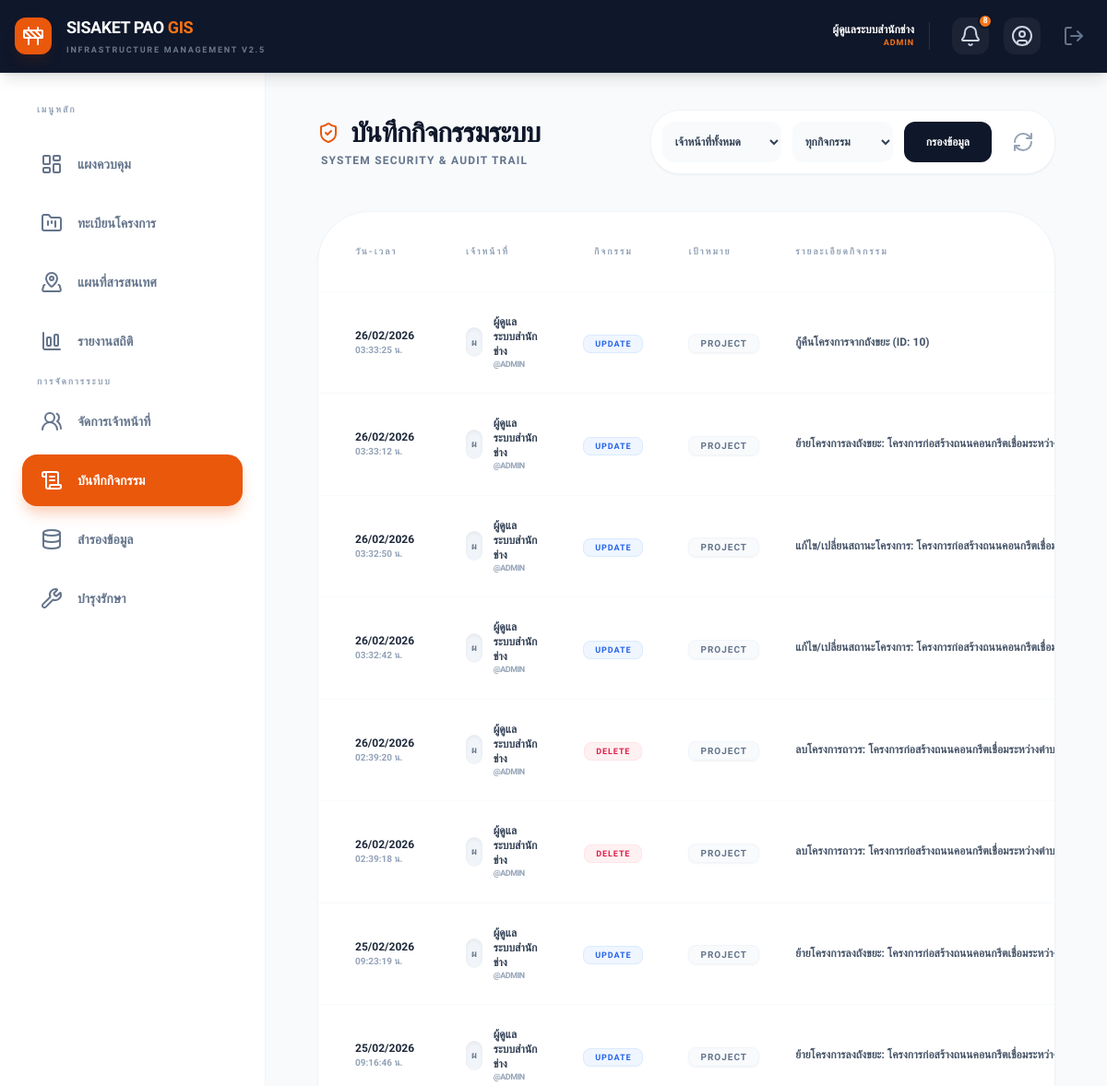
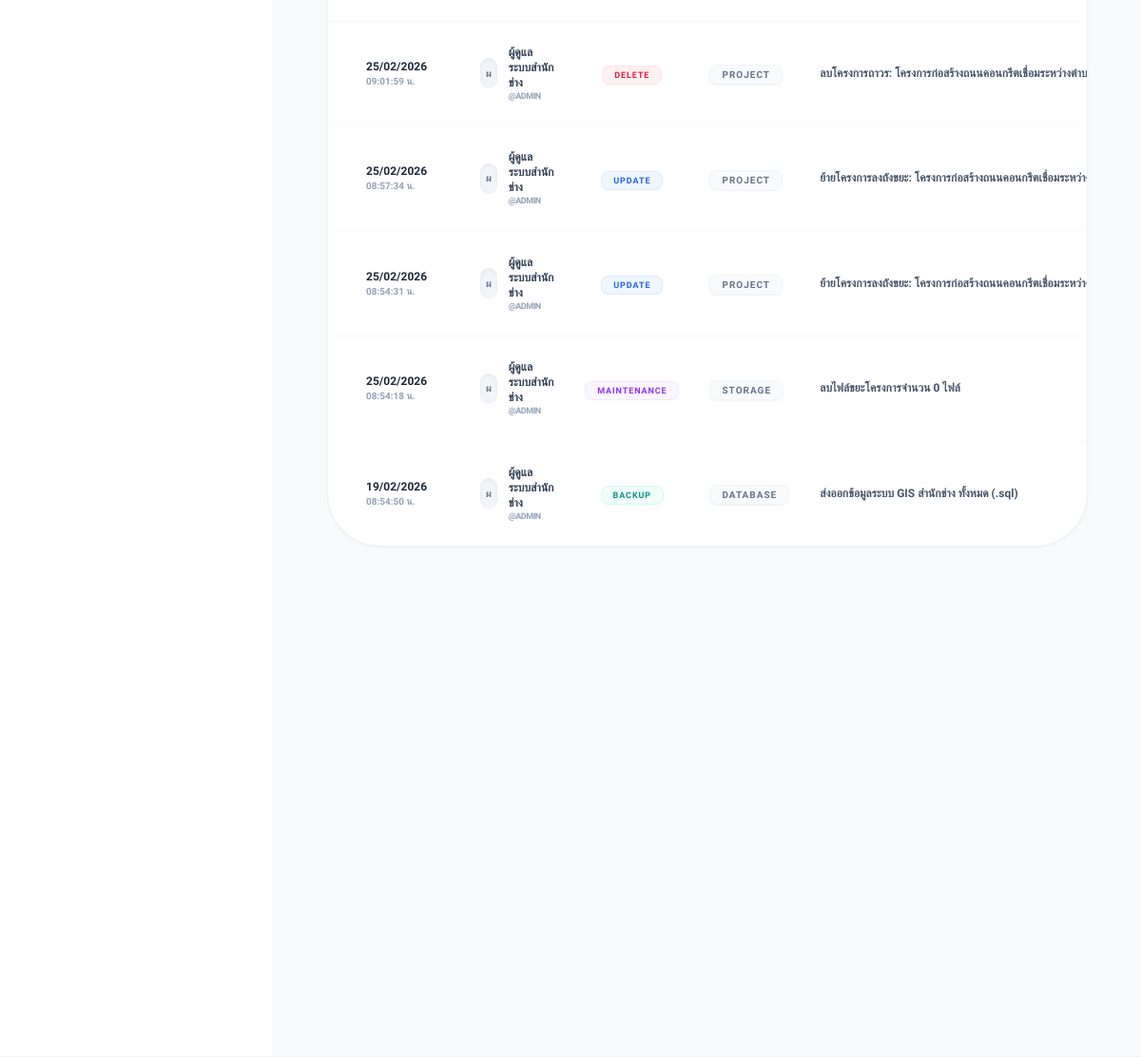
Page /activity_logs.php (signed in) on the committed database (2 pictures, top to bottom).
### tables this page shows
CREATE TABLE `activity_logs` (
  `id` int(11) NOT NULL,
  `user_id` int(11) NOT NULL,
  `action` varchar(100) NOT NULL,
  `target_type` varchar(50) DEFAULT NULL,
  `target_id` int(11) DEFAULT NULL,
  `details` text DEFAULT NULL,
  `ip_address` varchar(45) DEFAULT NULL,
  `created_at` timestamp NOT NULL DEFAULT current_timestamp()
);

CREATE TABLE `users` (
  `id` int(11) NOT NULL,
  `username` varchar(50) NOT NULL COMMENT 'ชื่อผู้ใช้งาน',
  `password` varchar(255) NOT NULL COMMENT 'รหัสผ่าน (Hash)',
  `full_name` varchar(100) NOT NULL COMMENT 'ชื่อ-นามสกุล',
  `position` varchar(100) DEFAULT NULL COMMENT 'ตำแหน่งงาน',
  `phone` varchar(20) DEFAULT NULL,
  `department` varchar(100) DEFAULT 'สำนักช่าง' COMMENT 'หน่วยงาน',
  `role` enum('admin','staff','viewer') DEFAULT 'staff' COMMENT 'ระดับสิทธิ์',
  `status` enum('active','inactive') DEFAULT 'active' COMMENT 'สถานะบัญชี',
  `last_login` datetime DEFAULT NULL COMMENT 'เข้าสู่ระบบล่าสุด',
  `created_at` timestamp NOT NULL DEFAULT current_timestamp()
);

### includes/functions.php (called while the page is built, shortened)
<?php
if (!function_exists('e')) {
    function e($string) {
        return htmlspecialchars($string ?? '', ENT_QUOTES, 'UTF-8');
    }
}
function get_unread_count($conn, $user_id) {
    $sql = "SELECT COUNT(id) as total FROM notifications
            WHERE (user_id = ? OR user_id IS NULL) AND is_read = 0";
    $stmt = $conn->prepare($sql);
    $stmt->bind_param("i", $user_id);
    $stmt->execute();
    $res = $stmt->get_result()->fetch_assoc();
    return $res['total'] ?? 0;
}
?>

### activity_logs.php (the view, shortened to what this page needs)
<?php
require_once 'config/db.php';
require_once 'includes/functions.php';
$where = "WHERE 1=1";
$sql = "SELECT l.*, u.full_name, u.username, u.role
        FROM activity_logs l
        JOIN users u ON l.user_id = u.id
        $where
        ORDER BY l.created_at DESC LIMIT 100";
$stmt = $conn->prepare($sql);
$stmt->execute();
$result = $stmt->get_result();
include 'includes/header.php';
?>
<div class="max-w-[1600px] mx-auto pb-20 animate-in fade-in duration-700 px-4">
    <div class="flex flex-col lg:flex-row justify-between items-start lg:items-center gap-6 mb-10">
        <div>
            <h2 class="text-3xl font-black text-slate-900 tracking-tight flex items-center gap-3">
                <i data-lucide="shield-check" class="text-orange-600"></i> บันทึกกิจกรรมระบบ
            </h2>
            <p class="text-slate-500 font-bold mt-1 uppercase tracking-widest text-xs ml-1">System Security & Audit Trail</p>
        </div>
        <form method="GET" class="flex flex-wrap gap-3 w-full lg:w-auto bg-white p-3 rounded-[2rem] shadow-sm border border-slate-100">
            <select name="user_id" class="p-2.5 bg-slate-50 border-none rounded-xl text-xs font-bold outline-none focus:ring-2 focus:ring-orange-500 text-slate-700">
                <option value="">เจ้าหน้าที่ทั้งหมด</option>
            </select>
            <select name="action" class="p-2.5 bg-slate-50 border-none rounded-xl text-xs font-bold outline-none focus:ring-2 focus:ring-orange-500 text-slate-700">
                <option value="">ทุกกิจกรรม</option>
            </select>
            <button type="submit" class="bg-slate-900 text-white px-6 py-2.5 rounded-xl font-black text-xs hover:bg-orange-600 transition-all">กรองข้อมูล</button>
            <a href="activity_logs.php" class="p-2.5 text-slate-400 hover:text-slate-600 transition-colors"><i data-lucide="refresh-cw" size="18"></i></a>
        </form>
    </div>
    <div class="bg-white rounded-[3.5rem] shadow-sm border border-slate-100 overflow-hidden">
        <div class="overflow-x-auto">
            <table class="w-full text-left border-collapse">
                <thead>
                    <tr class="text-[10px] font-black text-slate-400 uppercase tracking-[0.2em] border-b border-slate-50">
                        <th class="py-7 px-10">วัน-เวลา</th>
                        <th class="py-7 px-4">เจ้าหน้าที่</th>
                        <th class="py-7 px-4 text-center">กิจกรรม</th>
                        <th class="py-7 px-4">เป้าหมาย</th>
                        <th class="py-7 px-4">รายละเอียดกิจกรรม</th>
                    </tr>
                </thead>
                <tbody class="divide-y divide-slate-50">
                    <?php if ($result->num_rows > 0): ?>
                        <?php while($row = $result->fetch_assoc()):
                            $action_colors = [
                                'INSERT' => 'bg-emerald-50 text-emerald-600 border border-emerald-100',
                                'UPDATE' => 'bg-blue-50 text-blue-600 border border-blue-100',
                                'DELETE' => 'bg-rose-50 text-rose-600 border border-rose-100',
                                'LOGIN' => 'bg-orange-50 text-orange-600 border border-orange-100',
                                'MAINTENANCE' => 'bg-purple-50 text-purple-600 border border-purple-100',
                                'BACKUP' => 'bg-teal-50 text-teal-600 border border-teal-100'
                            ];
                            $a_color = $action_colors[$row['action']] ?? 'bg-slate-50 text-slate-600 border border-slate-200';
                        ?>
                        <tr class="hover:bg-slate-50/50 transition-colors group">
                            <td class="py-6 px-10">
                                <p class="text-xs font-black text-slate-800"><?= date('d/m/Y', strtotime($row['created_at'])) ?></p>
                                <p class="text-[10px] font-bold text-slate-400"><?= date('H:i:s', strtotime($row['created_at'])) ?> น.</p>
                            </td>
                            <td class="py-6 px-4">
                                <div class="flex items-center gap-3">
                                    <div class="w-8 h-8 rounded-full bg-slate-100 flex items-center justify-center text-[10px] font-black text-slate-500 shadow-inner">
                                        <?= mb_substr($row['full_name'], 0, 1, 'UTF-8') ?>
                                    </div>
                                    <div>
                                        <p class="text-xs font-black text-slate-700"><?= e($row['full_name']) ?></p>
                                        <p class="text-[9px] font-bold text-slate-400 uppercase tracking-tighter">@<?= e($row['username']) ?></p>
                                    </div>
                                </div>
                            </td>
                            <td class="py-6 px-4 text-center">
                                <span class="px-3 py-1 rounded-lg text-[9px] font-black uppercase tracking-widest <?= $a_color ?>">
                                    <?= $row['action'] ?>
                                </span>
                            </td>
                            <td class="py-6 px-4">
                                <span class="text-[10px] font-black text-slate-500 uppercase tracking-widest border border-slate-100 bg-slate-50 px-3 py-1 rounded-lg shadow-sm">
                                    <?= e($row['target_type'] ?: 'ระบบ') ?>
                                </span>
                            </td>
                            <td class="py-6 px-4">
                                <p class="text-xs font-bold text-slate-600 leading-relaxed max-w-xs truncate" title="<?= e($row['details']) ?>">
                                    <?= e($row['details']) ?>
                                </p>
                            </td>
                        </tr>
                        <?php endwhile; ?>
                    <?php endif; ?>
                </tbody>
            </table>
        </div>
    </div>
</div>
<?php include 'includes/footer.php'; ?>

### includes/header.php (shortened to what this page needs)
<?php
require_once 'config/db.php';
require_once 'includes/functions.php';
$current_page = basename($_SERVER['PHP_SELF']);
$user_id = $_SESSION['user_id'];
$unread_count = get_unread_count($conn, $user_id);
?>
<!DOCTYPE html>
<html lang="th">
<head>
    <script src="https://cdn.tailwindcss.com"></script>
    <link rel="stylesheet" href="https://unpkg.com/leaflet@1.9.4/dist/leaflet.css" />
</head>
<body class="bg-slate-50 text-slate-900">
    <header class="bg-slate-900 text-white shadow-lg p-4 sticky top-0 z-[1000] border-b border-white/5">
        <div class="flex justify-between items-center max-w-[1600px] mx-auto">
            <div class="flex items-center gap-4">
                <div class="bg-orange-600 p-2 rounded-xl text-white shadow-lg shadow-orange-900/20">
                    <i data-lucide="construction" size="24"></i>
                </div>
                <div>
                    <h1 class="text-sm md:text-lg font-black leading-none uppercase tracking-tight">SISAKET PAO <span class="text-orange-500">GIS</span></h1>
                    <p class="text-[9px] text-slate-400 mt-1 uppercase tracking-[0.2em] font-black opacity-70">Infrastructure Management v2.5</p>
                </div>
            </div>
            <div class="flex items-center gap-6">
                <div class="hidden md:flex flex-col text-right pr-4 border-r border-white/10">
                    <p class="text-xs font-black text-white"><?= e($_SESSION['full_name']) ?></p>
                    <p class="text-[9px] text-orange-500 font-black uppercase tracking-widest"><?= strtoupper($_SESSION['role']) ?></p>
                </div>
                <div class="flex items-center gap-4">
                    <a href="notifications.php" class="relative group p-2 bg-white/5 hover:bg-orange-600 rounded-xl transition-all" title="การแจ้งเตือน">
                        <i data-lucide="bell" size="20" class="text-slate-300 group-hover:text-white"></i>
                        <?php if($unread_count > 0): ?>
                            <span class="absolute -top-1 -right-1 w-4 h-4 bg-orange-500 text-white text-[9px] font-black flex items-center justify-center rounded-full border-2 border-slate-900"><?= $unread_count ?></span>
                        <?php endif; ?>
                    </a>
                    <a href="profile.php" class="p-2 bg-white/5 hover:bg-white/10 rounded-xl transition-all text-slate-300 hover:text-white" title="ข้อมูลส่วนตัว"><i data-lucide="user-circle" size="20"></i></a>
                    <a href="logout.php" class="p-2 text-slate-500 hover:text-red-500 transition-colors" title="ออกจากระบบ" onclick="return confirm('ยืนยันการออกจากระบบ?')"><i data-lucide="log-out" size="20"></i></a>
                </div>
            </div>
        </div>
    </header>
    <div class="flex max-w-[1600px] mx-auto w-full min-h-[calc(100vh-80px)]">
        <aside class="hidden lg:flex flex-col w-72 bg-white border-r border-slate-100 p-6 space-y-2 shrink-0 h-[calc(100vh-80px)] sticky top-[80px] overflow-y-auto">
            <p class="text-[10px] font-black text-slate-400 uppercase tracking-[0.2em] ml-4 mb-4 mt-2">เมนูหลัก</p>
            <a href="index.php" class="flex items-center gap-4 px-5 py-4 rounded-2xl font-bold text-sm transition-all <?= $current_page == 'index.php' ? 'nav-active' : 'text-slate-500 hover:bg-orange-50 hover:text-orange-600' ?>">
                <i data-lucide="layout-dashboard" size="18"></i> แผงควบคุม
            </a>
            <a href="projects.php" class="flex items-center gap-4 px-5 py-4 rounded-2xl font-bold text-sm transition-all <?= ($current_page == 'projects.php' || $current_page == 'view_project.php' || $current_page == 'edit_project.php' || $current_page == 'add_project.php') ? 'nav-active' : 'text-slate-500 hover:bg-orange-50 hover:text-orange-600' ?>">
                <i data-lucide="folder-kanban" size="18"></i> ทะเบียนโครงการ
            </a>
            <a href="map_full.php" class="flex items-center gap-4 px-5 py-4 rounded-2xl font-bold text-sm transition-all <?= $current_page == 'map_full.php' ? 'nav-active' : 'text-slate-500 hover:bg-orange-50 hover:text-orange-600' ?>">
                <i data-lucide="map-pinned" size="18"></i> แผนที่สารสนเทศ
            </a>
            <a href="reports.php" class="flex items-center gap-4 px-5 py-4 rounded-2xl font-bold text-sm transition-all <?= $current_page == 'reports.php' ? 'nav-active' : 'text-slate-500 hover:bg-orange-50 hover:text-orange-600' ?>">
                <i data-lucide="bar-chart-big" size="18"></i> รายงานสถิติ
            </a>
            <?php if($_SESSION['role'] === 'admin'): ?>
            <p class="text-[10px] font-black text-slate-400 uppercase tracking-[0.2em] ml-4 mb-4 mt-8">การจัดการระบบ</p>
            <a href="users.php" class="flex items-center gap-4 px-5 py-4 rounded-2xl font-bold text-sm transition-all <?= ($current_page == 'users.php' || $current_page == 'edit_user.php' || $current_page == 'add_user.php') ? 'nav-active' : 'text-slate-500 hover:bg-orange-50 hover:text-orange-600' ?>">
                <i data-lucide="users-2" size="18"></i> จัดการเจ้าหน้าที่
            </a>
            <a href="activity_logs.php" class="flex items-center gap-4 px-5 py-4 rounded-2xl font-bold text-sm transition-all <?= $current_page == 'activity_logs.php' ? 'nav-active' : 'text-slate-500 hover:bg-orange-50 hover:text-orange-600' ?>">
                <i data-lucide="scroll-text" size="18"></i> บันทึกกิจกรรม
            </a>
            <a href="backup.php" class="flex items-center gap-4 px-5 py-4 rounded-2xl font-bold text-sm transition-all <?= $current_page == 'backup.php' ? 'nav-active' : 'text-slate-500 hover:bg-orange-50 hover:text-orange-600' ?>">
                <i data-lucide="database" size="18"></i> สำรองข้อมูล
            </a>
            <a href="system_maintenance.php" class="flex items-center gap-4 px-5 py-4 rounded-2xl font-bold text-sm transition-all <?= $current_page == 'system_maintenance.php' ? 'nav-active' : 'text-slate-500 hover:bg-orange-50 hover:text-orange-600' ?>">
                <i data-lucide="wrench" size="18"></i> บำรุงรักษา
            </a>
            <?php endif; ?>
        </aside>
        <main class="flex-1 p-4 lg:p-10 overflow-x-hidden">

### includes/footer.php (shortened to what this page needs)
</main>
    </div>
</body>
</html>

### includes/header.php (style rules this page uses)
body { font-family: 'Sarabun', sans-serif; }
.nav-active { background: #ea580c; color: white !important; box-shadow: 0 10px 15px -3px rgba(234, 88, 12, 0.3); }

### rows in the picture
activity_logs: created_at "26/02/2026", created_at "03:33:25", user.full_name "ผ", user.full_name "ผู้ดูแลระบบสำนักช่าง", user.username "ADMIN", action "UPDATE", target_type "PROJECT", details "กู้คืนโครงการจากถังขยะ (ID: 10)"
activity_logs: created_at "26/02/2026", created_at "03:33:12", user.full_name "ผ", user.full_name "ผู้ดูแลระบบสำนักช่าง", user.username "ADMIN", action "UPDATE", target_type "PROJECT", details "ย้ายโครงการลงถังขยะ:…"
activity_logs: created_at "26/02/2026", created_at "03:32:50", user.full_name "ผ", user.full_name "ผู้ดูแลระบบสำนักช่าง", user.username "ADMIN", action "UPDATE", target_type "PROJECT", details "แก้ไข/เปลี่ยนสถานะโครงการ: โครงการก่อสร้างถนนคอนกรีตเชื่อมระหว่า…"
activity_logs: created_at "26/02/2026", created_at "03:32:42", user.full_name "ผ", user.full_name "ผู้ดูแลระบบสำนักช่าง", user.username "ADMIN", action "UPDATE", target_type "PROJECT", details "แก้ไข/เปลี่ยนสถานะโครงการ: โครงการก่อสร้างถนนคอนกรีตเชื่อมระหว่า…"
activity_logs: created_at "26/02/2026", created_at "02:39:20", user.full_name "ผ", user.full_name "ผู้ดูแลระบบสำนักช่าง", user.username "ADMIN", action "DELETE", target_type "PROJECT", details "ลบโครงการถาวร:…"
activity_logs: created_at "26/02/2026", created_at "02:39:18", user.full_name "ผ", user.full_name "ผู้ดูแลระบบสำนักช่าง", user.username "ADMIN", action "DELETE", target_type "PROJECT", details "ลบโครงการถาวร:…"
activity_logs: created_at "25/02/2026", created_at "09:23:19", user.full_name "ผ", user.full_name "ผู้ดูแลระบบสำนักช่าง", user.username "ADMIN", action "UPDATE", target_type "PROJECT", details "ย้ายโครงการลงถังขยะ:…"
activity_logs: created_at "25/02/2026", created_at "09:16:46", user.full_name "ผ", user.full_name "ผู้ดูแลระบบสำนักช่าง", user.username "ADMIN", action "UPDATE", target_type "PROJECT", details "ย้ายโครงการลงถังขยะ:…"
activity_logs: created_at "25/02/2026", created_at "09:01:59", user.full_name "ผ", user.full_name "ผู้ดูแลระบบสำนักช่าง", user.username "ADMIN", action "DELETE", target_type "PROJECT", details "ลบโครงการถาวร:…"
activity_logs: created_at "25/02/2026", created_at "08:57:34", user.full_name "ผ", user.full_name "ผู้ดูแลระบบสำนักช่าง", user.username "ADMIN", action "UPDATE", target_type "PROJECT", details "ย้ายโครงการลงถังขยะ:…"
activity_logs: created_at "25/02/2026", created_at "08:54:31", user.full_name "ผ", user.full_name "ผู้ดูแลระบบสำนักช่าง", user.username "ADMIN", action "UPDATE", target_type "PROJECT", details "ย้ายโครงการลงถังขยะ:…"
activity_logs: created_at "25/02/2026", created_at "08:54:18", user.full_name "ผ", user.full_name "ผู้ดูแลระบบสำนักช่าง", user.username "ADMIN", action "MAINTENANCE", target_type "STORAGE", details "ลบไฟล์ขยะโครงการจำนวน 0 ไฟล์"
activity_logs: created_at "19/02/2026", created_at "08:54:50", user.full_name "ผ", user.full_name "ผู้ดูแลระบบสำนักช่าง", user.username "ADMIN", action "BACKUP", target_type "DATABASE", details "ส่งออกข้อมูลระบบ GIS สำนักช่าง ทั้งหมด (.sql)"

### other values in the picture
$_SESSION['full_name'] "ผู้ดูแลระบบสำนักช่าง"
$_SESSION['role'] "ADMIN"
$unread_count "8"
